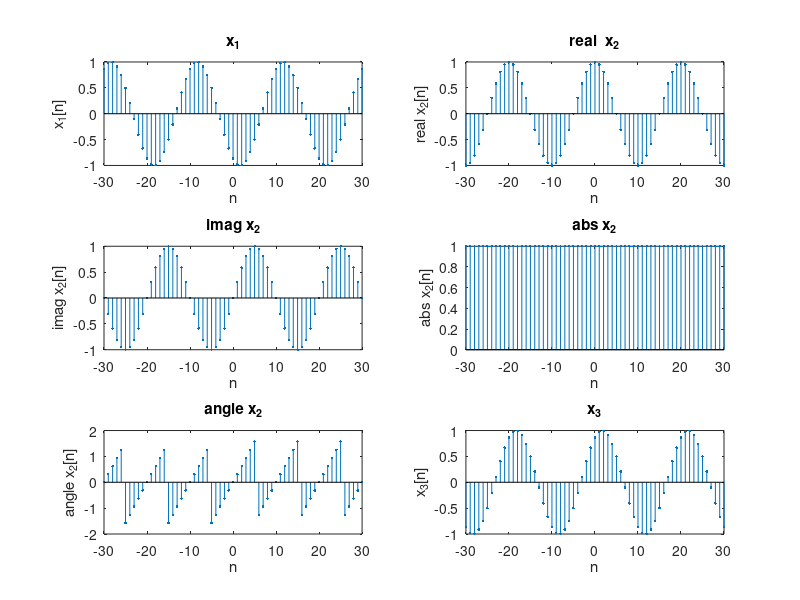
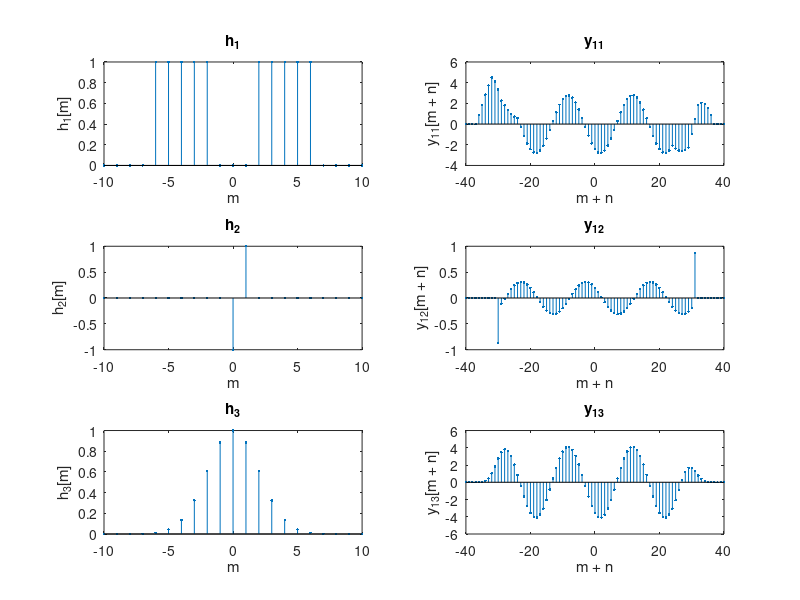

Write the MATLAB code that produced these figures, in order.
%% DSP 
%% Problem 1
%% HW #1

N = 60;
n = (-30:1:30);

arg = ((6*n*pi / N) + (4 * pi / 3));
x1 = sin(arg);

x2_arg = (j * 6 * n * pi / N);
x2 = exp(x2_arg);

real_part_x2 = real(x2);
imag_part_x2 = imag(x2);

x3 = 0.5 * sqrt(3) * real_part_x2 + 0.5 * imag_part_x2;

plot_1 = x1;
plot_2 = real(x2);
plot_3 = imag(x2);
plot_4 = abs(x2);
plot_5 = atan((imag(x2)) ./ (real(x2)));
plot_6 = x3;


x = (-30:1:30);

subplot(3,2,1)
stem(x, plot_1, '.')
title('x_1')
xlabel('n')
ylabel('x_1[n]')

subplot(3,2,2)
stem(x, plot_2, '.')
title('real  x_2')
xlabel('n')
ylabel('real x_2[n]')

subplot(3,2,3)
stem(x, plot_3, '.')
title('imag x_2')
xlabel('n')
ylabel('imag x_2[n]')

subplot(3,2,4)
stem(x, plot_4, '.')
title('abs x_2')
xlabel('n')
ylabel('abs x_2[n]')

subplot(3,2,5)
stem(x, plot_5, '.')
title('angle x_2')
xlabel('n')
ylabel('angle x_2[n]')

subplot(3,2,6)
stem(x, plot_6, '.')
title('x_3')
xlabel('n')
ylabel('x_3[n]')


% Problem 2


m = (-10:1:10);
s = 21;

h1 = zeros(1,s);
h2 = zeros(1,s);
h3 = zeros(1,s);

sigma = 2;

temp_h3_func = -1 / (2 * sigma^2);


for i = 1:s
    if abs(m(1,i)) >= 2 & abs(m(1,i)) <= 6  
        h1(1,i) = 1;
    else h1(1,i) = 0;
    end
    
    
    if m(1,i) == 0
        h2(1,i) = -1;
    elseif m(1,i) == 1
        h2(1,i) = 1;
    else h2(1,i) = 0;
    end
    
    if m(1,i) >= -10 | m(1,i) <= -10;
        h3(1,i) = exp((m(1,i))^2 * temp_h3_func);
    else h3(1,i) = 0;
    end
end

% y(n) = x(n) * h(n)


y_11 = conv(h1, x1);
y_12 = conv(h2, x1);
y_13 = conv(h3, x1);


m_plus_n = (-40:1:40);

figure

subplot(3,2,1)
stem(m, h1, '.')
title('h_1')
xlabel('m')
ylabel('h_1[m]')

subplot(3,2,2)
stem(m_plus_n, y_11, '.')
title('y_1_1')
xlabel('m + n')
ylabel('y_1_1[m + n]')

subplot(3,2,3)
stem(m, h2, '.')
title('h_2')
xlabel('m')
ylabel('h_2[m]')

subplot(3,2,4)
stem(m_plus_n, y_12, '.')
title('y_1_2')
xlabel('m + n')
ylabel('y_1_2[m + n]')

subplot(3,2,5)
stem(m, h3, '.')
title('h_3')
xlabel('m')
ylabel('h_3[m]')

subplot(3,2,6)
stem(m_plus_n, y_13, '.')
title('y_1_3')
xlabel('m + n')
ylabel('y_1_3[m + n]')





